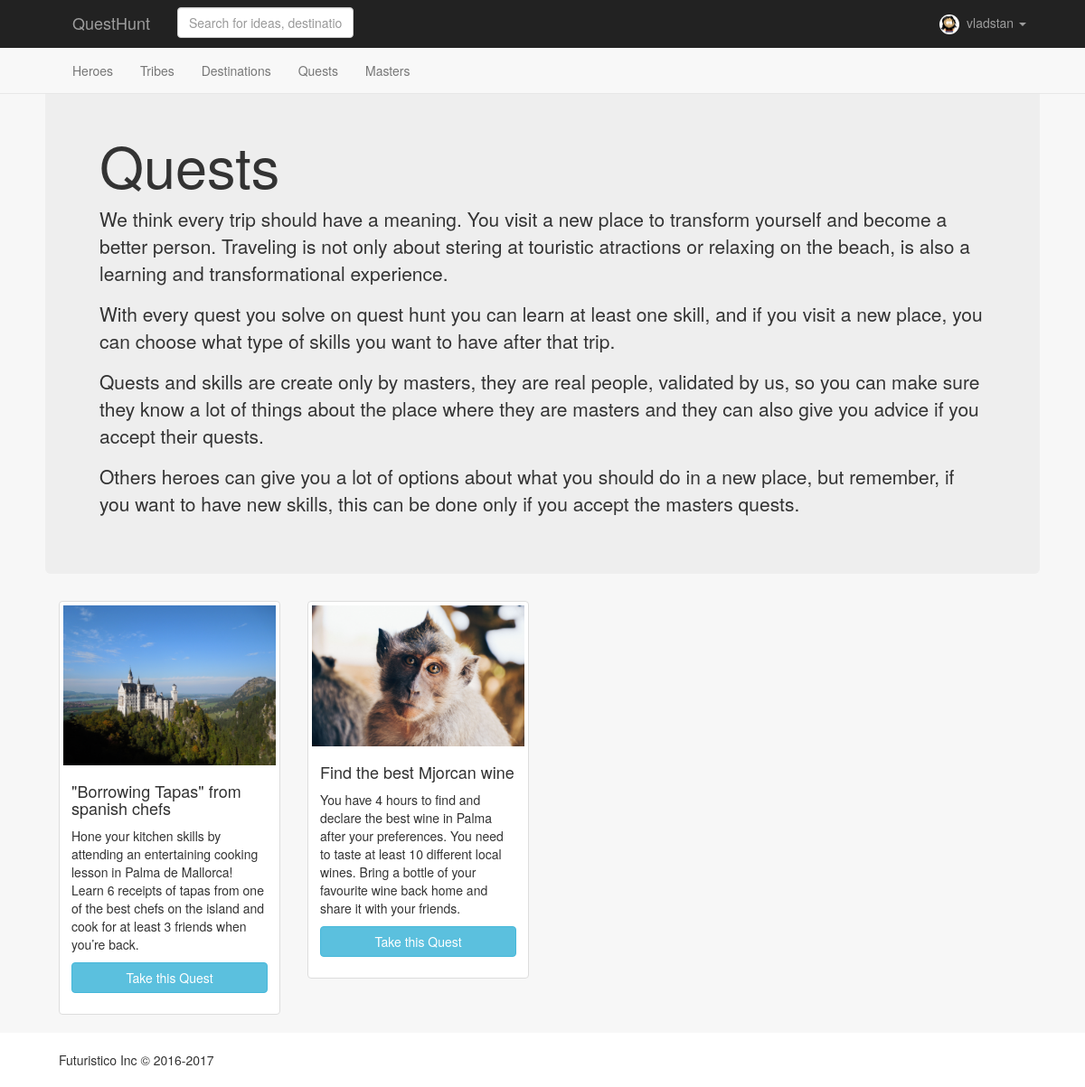
/quests/ (signed in), run on the app's committed database.
### quests/models.py (models this page shows, shortened)
class Quest(models.Model):
	title = models.CharField(max_length=140)
	slug = models.SlugField(unique = True)
	author = models.ForeignKey(Master)
	summary = models.TextField(default="Summary Here")
	tribes = models.ManyToManyField(Tribe)
	description = models.TextField(default="Description Here")
	price_description = models.CharField(default="Between $60-$100", max_length=100)
	completion_time = models.CharField(default="Up to 4 hours", max_length=100)
	timestamp = models.DateTimeField(auto_now_add = True, auto_now = False)
	updated = models.DateTimeField(auto_now_add = False, auto_now = True)
	cover_image = models.FileField(upload_to = 'posts', default='/media/posts/iceland.jpg')
	bedge = models.ForeignKey(Bedge)
	status = models.BooleanField(default = True)
	approved = models.BooleanField(default = True)
	featured = models.BooleanField(default = False)
	destinations = models.ManyToManyField(Destination)
	tribe_reputation = models.ManyToManyField(Tribe, related_name="tribe_reputation")
	destination_reputation = models.ManyToManyField(Destination, related_name="destination_reputation")

### quests/views.py (the view)
# urls.py: url('', include('quests.urls')),
def quests(request):
	quests = Quest.objects.all()
	context = {
		"quests": quests,
	}
	return render(request, "quests.html", context)

### quests/templates/quests.html
{% extends 'base.html' %}
{% load staticfiles %}
{% block page %}
  <div class="row">
  <div class="jumbotron">
    <h1>Quests</h1>
    <p>We think every trip should have a meaning. You visit a new place to transform yourself and become a better person. Traveling is not only about stering at touristic atractions or relaxing on the beach, is also a learning and transformational experience.</p>
    <p>With every quest you solve on quest hunt you can learn at least one skill, and if you visit a new place, you can choose what type of skills you want to have after that trip.</p>
    <p>Quests and skills are create only by masters, they are real people, validated by us, so you can make sure they know a lot of things about the place where they are masters and they can also give you advice if you accept their quests.</p>
    <p>Others heroes can give you a lot of options about what you should do in a new place, but remember, if you want to have new skills, this can be done only if you accept the masters quests.</p>
  </div>
    {% for quest in quests %}
      <div class="col-md-3">
        <div class="thumbnail">
          <a href="{{ quest.slug }}"><img src="/media/{{ quest.cover_image }}"></a>
          <div class="caption">
            <a href="{{ quest.slug}}"><h4>{{ quest.title }}</h4></a>
            <p>{{ quest.summary}}</p>
            <p><button type="submit" class="btn btn-info btn-block">Take this Quest</button> </p>
          </div>
        </div>
      </div>
    {% endfor %}
  </div>
{% endblock %}

### base/templates/base.html (shortened to what this page needs)
{% load socialaccount %}
{% load staticfiles %}
<!DOCTYPE html>
<html>
  <head>
    <link rel="stylesheet" href="{% static 'css/bootstrap.css' %}">
    <link rel="stylesheet" href="{% static 'css/app.css' %}">
  </head>
  <body>
    <nav class="navbar navbar-default navbar-fixed-top">
      <div class="navbar-inverse">
        <div class="container">
          <div class="navbar-header">
            <a class="navbar-brand" href="/">QuestHunt</a>
          </div>
          <form class="navbar-form navbar-left"  method="GET" action="">
            <div class="form-group">
              <input type="text" name="q" class="form-control" placeholder="Search for ideas, destinations or anything">
            </div>
          </form>
          <ul class="nav navbar-nav navbar-right">
            {% if user and not user.is_anonymous %}
              <li class="dropdown">
                <a href="#" class="dropdown-toggle" data-toggle="dropdown"
                  role="button" aria-haspopup="true" aria-expanded="fase">
                  <img src="{% if user.profile %} {{ user.profile.avatar }} {% else %} {% static 'img/avatar.png' %} {% endif %}" class="img-circle" height="22" width="22">&nbsp; {{ user.get_full_name|default:user.username }} <span class="caret"></span>
                </a>
              </li>
            {% else %}
              <li>
                <a href="{% provider_login_url "facebook" method="js_sdk" %}">Login with Facebook</a>
              </li>
            {% endif %}
          </ul>
        </div>
      </div>
      <div id="quests">
        <div class="container">
          <ul class="nav navbar-nav">
            <li><a href="/heroes">Heroes</a></li>
            <li><a href="/tribes">Tribes</a></li>
            <li><a href="/destinations">Destinations</a></li>
            <li><a href="/quests">Quests</a></li>
            <li><a href="/masters">Masters</a></li>
          </ul>
        </div>
      </div>
    </nav>
    <div id="body">
      <div class="container">
        {% block page %}
        {% endblock %}
      </div>
    </div>
    <footer id="footer">
      <div class="container">
        <span>Futuristico Inc &copy; 2016-2017</span>
      </div>
    </footer>
  </body>
</html>

### base/static/css/app.css (style rules this page uses)
.container { width: 1100px; }
body { padding-top: 80px; }
a { color: #323232; }
#body { background-color: #f7f7f7; }
#footer { padding: 20px 0; }

### data on the page
Quest: cover_image (picture), title "\"Borrowing Tapas\" from spanish chefs", summary "Hone your kitchen skills by attending an entertaining cooking lesson in Palma de Mallorca! Learn 6 receipts of tapas from one of the best chefs on the island and cook for at least 3 friends when you’re back."
Quest: cover_image (picture), title "Find the best Mjorcan wine", summary "You have 4 hours to find and declare the best wine in Palma after your preferences. You need to taste at least 10 different local wines. Bring a bottle of your favourite wine back home and share it with your friends."

### other printed values
{{ user.get_full_name|default:user.username }} "vladstan"
